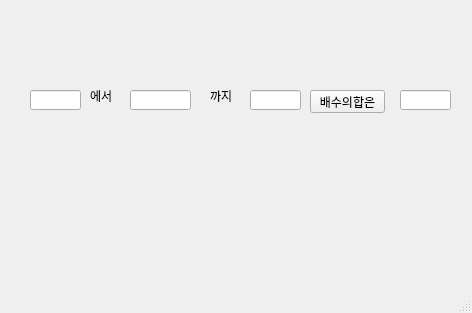
<?xml version="1.0" encoding="UTF-8"?>
<ui version="4.0">
 <class>MainWindow</class>
 <widget class="QMainWindow" name="MainWindow">
  <property name="geometry">
   <rect>
    <x>0</x>
    <y>0</y>
    <width>472</width>
    <height>313</height>
   </rect>
  </property>
  <property name="windowTitle">
   <string>MainWindow</string>
  </property>
  <widget class="QWidget" name="centralwidget">
   <widget class="QLineEdit" name="le01">
    <property name="geometry">
     <rect>
      <x>30</x>
      <y>90</y>
      <width>51</width>
      <height>20</height>
     </rect>
    </property>
   </widget>
   <widget class="QLineEdit" name="le02">
    <property name="geometry">
     <rect>
      <x>130</x>
      <y>90</y>
      <width>61</width>
      <height>20</height>
     </rect>
    </property>
   </widget>
   <widget class="QLineEdit" name="le04">
    <property name="geometry">
     <rect>
      <x>400</x>
      <y>90</y>
      <width>51</width>
      <height>20</height>
     </rect>
    </property>
   </widget>
   <widget class="QLineEdit" name="le03">
    <property name="geometry">
     <rect>
      <x>250</x>
      <y>90</y>
      <width>51</width>
      <height>20</height>
     </rect>
    </property>
   </widget>
   <widget class="QLabel" name="label">
    <property name="geometry">
     <rect>
      <x>90</x>
      <y>90</y>
      <width>56</width>
      <height>12</height>
     </rect>
    </property>
    <property name="text">
     <string>에서</string>
    </property>
   </widget>
   <widget class="QLabel" name="label_2">
    <property name="geometry">
     <rect>
      <x>210</x>
      <y>90</y>
      <width>56</width>
      <height>12</height>
     </rect>
    </property>
    <property name="text">
     <string>까지</string>
    </property>
   </widget>
   <widget class="QPushButton" name="pb">
    <property name="geometry">
     <rect>
      <x>310</x>
      <y>90</y>
      <width>75</width>
      <height>23</height>
     </rect>
    </property>
    <property name="text">
     <string>배수의합은</string>
    </property>
   </widget>
  </widget>
  <widget class="QMenuBar" name="menubar">
   <property name="geometry">
    <rect>
     <x>0</x>
     <y>0</y>
     <width>472</width>
     <height>21</height>
    </rect>
   </property>
  </widget>
  <widget class="QStatusBar" name="statusbar"/>
 </widget>
 <resources/>
 <connections/>
</ui>
